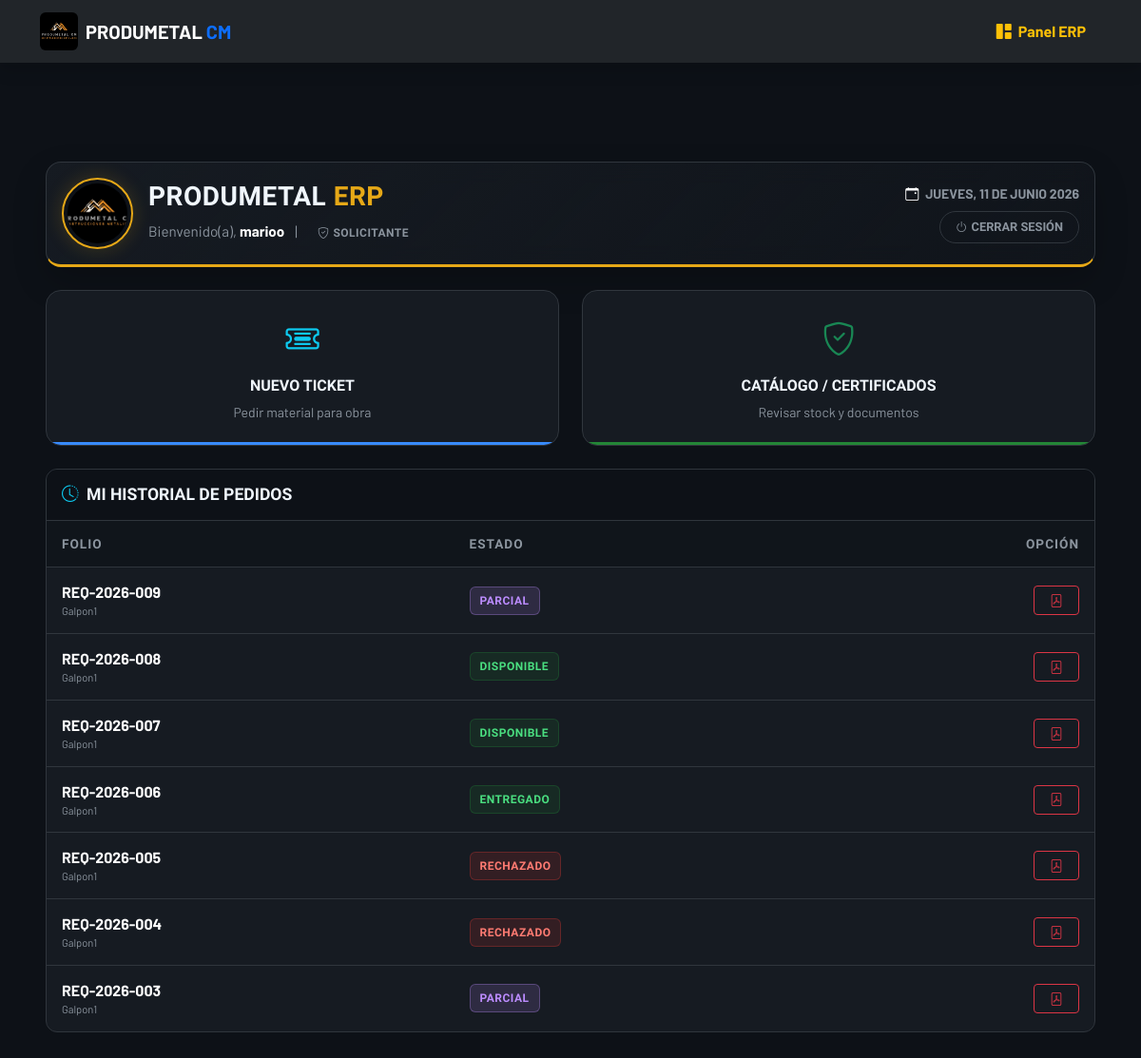
/erp/dashboard/ (signed in), run on an earlier commit of the app's database.
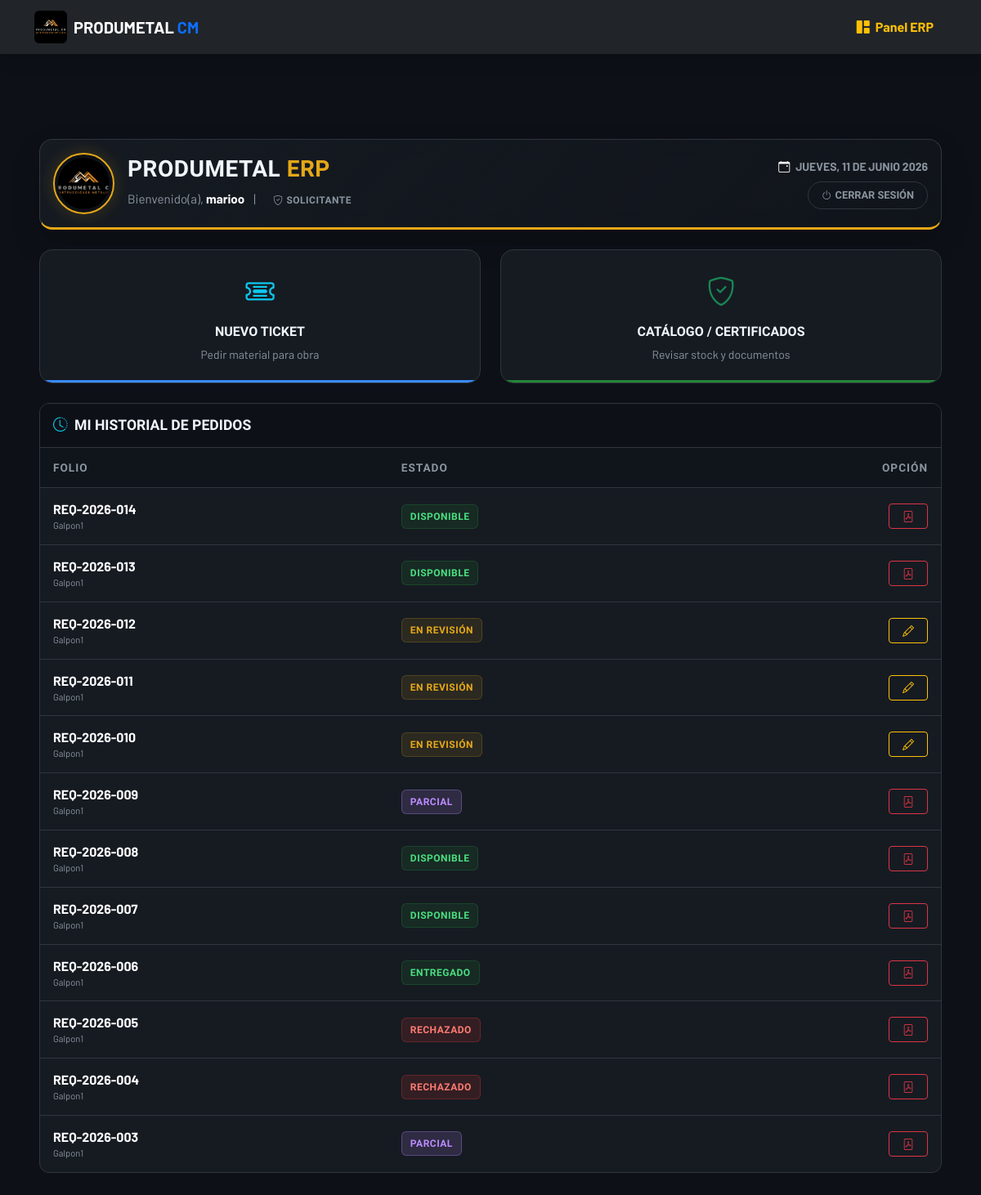
And on a later commit of the database.
### web/models.py (models this page shows, shortened)
class Requerimiento(models.Model):
    ESTADOS = [
        ('PENDIENTE', 'Pendiente de Aprobación Admin'),
        ('APROBADO', 'Aprobado'),
        ('RECHAZADO', 'Rechazado'),
        ('PARCIALMENTE_DESPACHADO', 'Parcialmente Despachado'),
        ('DESPACHADO', 'Despachado Totalmente'),
        ('EN_COMPRAS', 'Enviado a Compras'),
    ]
    folio = models.CharField(max_length=20, unique=True, blank=True, editable=False)
    solicitante = models.ForeignKey(User, on_delete=models.PROTECT, related_name='requerimientos')
    proyecto = models.ForeignKey(Proyecto, on_delete=models.PROTECT)
    fecha_solicitud = models.DateTimeField(auto_now_add=True)
    estado = models.CharField(max_length=30, choices=ESTADOS, default='PENDIENTE')
    observaciones = models.TextField(blank=True)
    history = HistoricalRecords()

class Proyecto(models.Model):
    nombre = models.CharField(max_length=200)
    centro_costos = models.CharField(max_length=100, unique=True, blank=True)
    descripcion = models.TextField(blank=True, null=True, verbose_name="Descripción del Proyecto")
    is_active = models.BooleanField(default=True, help_text="Desmarcar para borrado lógico")
    fecha_creacion = models.DateTimeField(auto_now_add=True)
    bodega_proyecto = models.OneToOneField(Bodega, on_delete=models.SET_NULL, null=True, blank=True, related_name='proyecto_asociado')
    history = HistoricalRecords() # AUDITORÍA TOTAL

### web/views.py (the view, shortened to what this page needs)
# urls.py: path('erp/dashboard/', views.dashboard_erp, name='dashboard_erp'),
@login_required(login_url='login')
def dashboard_erp(request):
    usuario = request.user
    context = {}
    Bodega.objects.get_or_create(nombre='Bodega Central', defaults={'is_principal': True})
    if es_admin(usuario):
        context['rol'] = 'Administrador'
        context['tickets_pendientes'] = Requerimiento.objects.filter(estado='PENDIENTE').order_by('fecha_solicitud')
        context['ultimos_movimientos'] = MovimientoInventario.objects.all().order_by('-fecha_hora')[:5]
        context['cotizaciones_pendientes'] = SolicitudCompra.objects.filter(estado='COTIZADO').order_by('fecha_creacion')
        context['alertas_oc'] = OrdenCompra.objects.filter(estado='RECIBIDA_PARCIAL')
    elif es_comprador(usuario):
        context['rol'] = 'Compras'
        context['solicitudes_compras'] = SolicitudCompra.objects.filter(estado__in=['ENVIADO_A_COMPRAS', 'REVISADO_ADMIN']).order_by('-fecha_creacion')
        context['alertas_oc'] = OrdenCompra.objects.filter(estado='RECIBIDA_PARCIAL')
    else:
        context['rol'] = 'Solicitante'
        context['mis_requerimientos'] = Requerimiento.objects.filter(solicitante=usuario).order_by('-fecha_solicitud')
    return render(request, 'web/erp/dashboard.html', context)

### web/templates/web/erp/dashboard.html (shortened to what this page needs)
{% extends 'web/base.html' %}
{% load static %}
{% block content %}
<div class="container-fluid px-2 px-xl-5 erp-container">
    <div class="dashboard-banner p-3 mb-4 fade-up">
        <div class="d-flex flex-column flex-md-row justify-content-between align-items-center">
            <div class="d-flex align-items-center gap-3 flex-column flex-md-row text-center text-md-start">
                <img src="{% static 'web/img/logo.jpg' %}" alt="Logo ProduMetal" class="rounded-circle company-logo-dashboard">
                <div>
                    <h3 class="title-erp mb-1">ProduMetal <span>ERP</span></h3>
                    <p class="mb-0 text-muted" style="font-size: 0.95rem;">
                        Bienvenido(a), <span class="fw-bold text-white">{{ request.user.first_name|default:request.user.username }}</span>
                        <span class="d-none d-md-inline mx-2 text-secondary">|</span>
                        <span class="badge-soft badge-soft-secondary mt-1 shadow-none">
                            <i class="bi bi-shield-check"></i> {{ rol }}
                        </span>
                    </p>
                </div>
            </div>
            <div class="text-center text-md-end mt-3 mt-md-0">
                <div class="text-muted small fw-bold text-uppercase mb-2 d-none d-md-block">
                    <i class="bi bi-calendar-event me-1 text-white"></i> {% now "l, d \d\e F Y" %}
                </div>
                <a href="{% url 'logout' %}" class="btn-logout d-inline-flex align-items-center">
                    <i class="bi bi-power me-1"></i> Cerrar Sesión
                </a>
            </div>
        </div>
    </div>
    {% if rol == 'Administrador' %}
    <div class="action-card-grid mb-4 fade-up delay-1">
        <a href="{% url 'inventario_actual' %}" class="action-card card-amber">
            <div class="action-icon text-warning"><i class="bi bi-boxes"></i></div>
            <h6>Catálogo Maestro</h6>
        </a>
        <a href="{% url 'trazabilidad_requerimientos' %}" class="action-card card-blue">
            <div class="action-icon text-info"><i class="bi bi-radar"></i></div>
            <h6>Trazabilidad</h6>
        </a>
        <a href="{% url 'gestionar_proyectos' %}" class="action-card card-green">
            <div class="action-icon text-success"><i class="bi bi-building-gear"></i></div>
            <h6>Obras / Proyectos</h6>
        </a>
        <a href="{% url 'gestionar_empleados' %}" class="action-card card-purple">
            <div class="action-icon" style="color: var(--pm-purple);"><i class="bi bi-people"></i></div>
            <h6>Personal</h6>
        </a>
        <a href="{% url 'historial_solicitudes' %}" class="action-card card-blue">
            <div class="action-icon text-info"><i class="bi bi-clock-history"></i></div>
            <h6>Historial Compras</h6>
        </a>
        <a href="{% url 'listar_ordenes_compra' %}" class="action-card card-red">
            <div class="action-icon text-danger"><i class="bi bi-file-earmark-check"></i></div>
            <h6>Órdenes Emitidas</h6>
        </a>
        <a href="{% url 'configuracion_erp' %}" class="action-card card-secondary">
            <div class="action-icon text-secondary"><i class="bi bi-gear-fill"></i></div>
            <h6>Configuración</h6>
        </a>
    </div>
    {% if cotizaciones_pendientes %}
    <div class="card card-minimal mb-4 overflow-hidden fade-up delay-2" style="border-left: 4px solid var(--pm-green);">
        <div class="card-body p-4 d-flex flex-column flex-md-row justify-content-between align-items-center gap-3" style="background: radial-gradient(circle at right, rgba(35,134,54,0.15) 0%, transparent 70%);">
            <div class="d-flex align-items-center flex-column flex-md-row text-center text-md-start">
                <i class="bi bi-currency-dollar text-success fs-1 mb-2 mb-md-0 me-md-3"></i>
                <div>
                    <h5 class="mb-1 fw-bold title-erp text-white">Aprobación Gerencial</h5>
                    <div class="text-muted small">Compras envió <strong class="text-white">{{ cotizaciones_pendientes.count }} cotización(es)</strong> para revisión de costos.</div>
                </div>
            </div>
            <a href="{% url 'revisar_cotizacion' cotizaciones_pendientes.first.id %}" class="btn btn-success fw-bold px-4 shadow-sm w-100 w-md-auto">
                <i class="bi bi-search me-1"></i> Auditar Costos
            </a>
        </div>
    </div>
    {% endif %}
    <div class="row g-3 mb-4">
        <div class="col-12 col-lg-8 fade-up delay-2">
            <div class="card card-minimal h-100">
                <div class="card-header-custom d-flex justify-content-between align-items-center">
                    <h6><i class="bi bi-inbox text-warning me-1"></i> Tickets por Autorizar</h6>
                    <span class="badge-soft badge-soft-warning">{{ tickets_pendientes.count }} Pendientes</span>
                </div>
                <div class="card-body p-0">
                    <div class="table-responsive m-0 border-0 rounded-0">
                        <table class="table table-modern mb-0">
                            <thead>
                                <tr>
                                    <th class="ps-3">Folio</th>
                                    <th>Proyecto</th>
                                    <th class="text-end pe-3">Acción</th>
                                </tr>
                            </thead>
                            <tbody>
                                {% for req in tickets_pendientes %}
                                <tr>
                                    <td class="ps-3 text-nowrap"><div class="fw-bold text-warning">{{ req.folio }}</div></td>
                                    <td><div class="text-truncate" style="max-width: 120px; font-size: 0.85rem;">{{ req.proyecto.centro_costos }}</div></td>
                                    <td class="text-end pe-3">
                                        <a href="{% url 'revisar_requerimiento_items' req.id %}" class="btn btn-sm btn-outline-warning py-1 px-3"><i class="bi bi-eye"></i></a>
                                    </td>
                                </tr>
                                {% empty %}
                                <tr><td colspan="3" class="text-center py-4 text-muted small">No hay requerimientos pendientes.</td></tr>
                                {% endfor %}
                            </tbody>
                        </table>
                    </div>
                </div>
            </div>
        </div>
        <div class="col-12 col-lg-4 fade-up delay-3">
            <div class="card card-minimal h-100">
                <div class="card-header-custom d-flex justify-content-between align-items-center">
                    <h6><i class="bi bi-activity text-info me-1"></i> Movimientos</h6>
                    <a href="{% url 'historial_movimientos' %}" class="text-info small text-decoration-none">Ver todo</a>
                </div>
                <div class="card-body p-3">
                    {% for mov in ultimos_movimientos %}
                    <div class="timeline-item">
                        <div class="timeline-icon">
                            {% if mov.tipo == 'INGRESO' %}
                                <i class="bi bi-arrow-down-circle-fill text-success"></i>
                            {% elif mov.tipo == 'SALIDA' or mov.tipo == 'VENTA' %}
                                <i class="bi bi-arrow-up-right-circle-fill text-warning"></i>
                            {% else %}
                                <i class="bi bi-arrow-left-right text-info"></i>
                            {% endif %}
                        </div>
                        <div>
                            <div class="d-flex justify-content-between align-items-center">
                                <span class="fw-bold text-white text-truncate pe-2" style="font-size: 0.85rem; max-width: 120px;">{{ mov.material.sku }}</span>
                                <span class="fw-bold {% if mov.tipo == 'INGRESO' %}text-success{% elif mov.tipo == 'SALIDA' %}text-warning{% else %}text-info{% endif %}" style="font-size: 0.8rem;">
                                    {% if mov.tipo == 'INGRESO' %}+{% endif %}{{ mov.cantidad }}
                                </span>
                            </div>
                            <div class="text-muted mt-1" style="font-size: 0.7rem;">{{ mov.fecha_hora|timesince }} atrás | {{ mov.responsable.username }}</div>
                        </div>
                    </div>
                    {% empty %}
                    <div class="text-center py-3 text-muted small">Sin actividad reciente.</div>
                    {% endfor %}
                </div>
            </div>
        </div>
    </div>
    {% else %}
    <div class="action-card-grid mb-4 fade-up delay-1">
        <a href="{% url 'crear_requerimiento' %}" class="action-card card-blue">
            <div class="action-icon text-info"><i class="bi bi-ticket-detailed"></i></div>
            <h6>Nuevo Ticket</h6>
            <p class="small text-muted mt-2 mb-0">Pedir material para obra</p>
        </a>
        <a href="{% url 'inventario_actual' %}" class="action-card card-green">
            <div class="action-icon text-success"><i class="bi bi-shield-check"></i></div>
            <h6>Catálogo / Certificados</h6>
            <p class="small text-muted mt-2 mb-0">Revisar stock y documentos</p>
        </a>
    </div>
    <div class="card card-minimal fade-up delay-2">
        <div class="card-header-custom">
            <h6><i class="bi bi-clock-history text-info me-1"></i> Mi Historial de Pedidos</h6>
        </div>
        <div class="card-body p-0">
            <div class="table-responsive m-0 border-0 rounded-0">
                <table class="table table-modern mb-0">
                    <thead>
                        <tr>
                            <th class="ps-3">Folio</th>
                            <th>Estado</th>
                            <th class="text-end pe-3">Opción</th>
                        </tr>
                    </thead>
                    <tbody>
                        {% for req in mis_requerimientos %}
                        <tr>
                            <td class="ps-3 text-nowrap">
                                <div class="fw-bold text-white">{{ req.folio|default:"Borrador" }}</div>
                                <div class="small text-muted" style="font-size: 0.7rem;">{{ req.proyecto.nombre|truncatechars:15 }}</div>
                            </td>
                            <td>
                                {% if req.estado == 'PENDIENTE' %}
                                    <span class="badge-soft badge-soft-warning">En Revisión</span>
                                {% elif req.estado == 'APROBADO' %}
                                    <span class="badge-soft badge-soft-success">Disponible</span>
                                {% elif req.estado == 'PARCIALMENTE_DESPACHADO' %}
                                    <span class="badge-soft badge-soft-purple">Parcial</span>
                                {% elif req.estado == 'RECHAZADO' %}
                                    <span class="badge-soft badge-soft-danger">Rechazado</span>
                                {% elif req.estado == 'EN_COMPRAS' %}
                                    <span class="badge-soft badge-soft-info">Comprando</span>
                                {% else %}
                                    <span class="badge-soft badge-soft-success">Entregado</span>
                                {% endif %}
                            </td>
                            <td class="text-end pe-3">
                                {% if req.estado == 'PENDIENTE' %}
                                    <a href="{% url 'añadir_materiales' req.id %}" class="btn btn-sm btn-outline-warning py-1 px-3"><i class="bi bi-pencil"></i></a>
                                {% else %}
                                    <a href="{% url 'imprimir_pdf_ticket' req.id %}" target="_blank" class="btn btn-sm btn-outline-danger py-1 px-3"><i class="bi bi-file-pdf"></i></a>
                                {% endif %}
                            </td>
                        </tr>
                        {% empty %}
                        <tr><td colspan="3" class="text-center py-4 text-muted small">Aún no has solicitado materiales a bodega.</td></tr>
                        {% endfor %}
                    </tbody>
                </table>
            </div>
        </div>
    </div>
    {% endif %}
</div>
{% endblock %}

What changed in the data, as far as the page shows it:
added Requerimiento: folio "REQ-2026-014", proyecto.nombre "Galpon1", estado "DISPONIBLE"
added Requerimiento: folio "REQ-2026-013", proyecto.nombre "Galpon1", estado "DISPONIBLE"
added Requerimiento: folio "REQ-2026-012", proyecto.nombre "Galpon1", estado "EN REVISIÓN"
added Requerimiento: folio "REQ-2026-011", proyecto.nombre "Galpon1", estado "EN REVISIÓN"
added Requerimiento: folio "REQ-2026-010", proyecto.nombre "Galpon1", estado "EN REVISIÓN"
